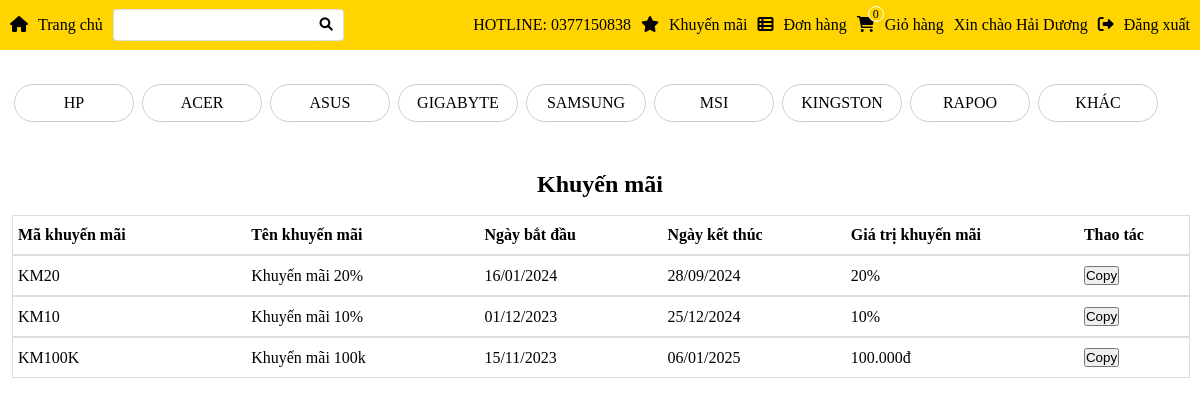
The app's page /webbanmaytinh/src/page/index.php?action=khuyenmai (signed in) with its own data.
### tables this page shows
CREATE TABLE IF NOT EXISTS `taikhoan` (
  `userName` varchar(50) NOT NULL,
  `password` varchar(50) NOT NULL,
  `hoTen` varchar(50) NOT NULL,
  `email` varchar(50) NOT NULL,
  `sdt` varchar(15) NOT NULL,
  `diachi` varchar(250) NOT NULL,
  `maCV` varchar(50) NOT NULL,
  `maKM` varchar(50) DEFAULT NULL,
  PRIMARY KEY (`userName`),
  UNIQUE KEY `hoTen` (`hoTen`),
  KEY `PK_TK_CV` (`maCV`)
);

CREATE TABLE IF NOT EXISTS `nhasanxuat` (
  `maNhaSanXuat` varchar(50) NOT NULL,
  `tenNhaSanXuat` varchar(50) NOT NULL,
  `truSoChinh` varchar(250) NOT NULL,
  PRIMARY KEY (`maNhaSanXuat`)
);

CREATE TABLE IF NOT EXISTS `khuyenmai` (
  `maKhuyenMai` varchar(50) NOT NULL,
  `tenKhuyenMai` varchar(50) NOT NULL,
  `ngayBatDau` date DEFAULT NULL,
  `ngayKetThuc` date DEFAULT NULL,
  `maLKM` varchar(50) NOT NULL,
  `giaTriKhuyenMai` double NOT NULL,
  PRIMARY KEY (`maKhuyenMai`),
  KEY `PK_KM_LKM` (`maLKM`)
);

### webbanmaytinh/src/page/modules/khuyenmai/hienthi.php (the view, shortened to what this page needs)
<?php
include '../db/connect.php';
?>
<div class="tiltle">
    <p class="content-title">Khuyến mãi</p>
</div>
<table class="cart">
    <tr class="cart-list">
        <td class="cart-item width150"><b>Mã khuyến mãi</b> </td>
        <td class="cart-item width150"><b>Tên khuyến mãi</b></td>
        <td class="cart-item width100"><b>Ngày bắt đầu</b></td>
        <td class="cart-item width100"><b>Ngày kết thúc</b></td>
        <td class="cart-item width150"><b>Giá trị khuyến mãi</b></td>
        <td class="cart-item width100"><b>Thao tác</b></td>
    </tr>
    <?php
    $sql = "SELECT maKhuyenMai,tenKhuyenMai,ngayBatDau,ngayKetThuc,giaTriKhuyenMai,maLKM
        from khuyenmai where DATEDIFF(ngayKetThuc,CURDATE()) >= 0 ORDER BY ngayBatDau DESC";
    $result = mysqli_query($conn, $sql);
    while ($row = mysqli_fetch_array($result)) {
    ?>
        <tr class="cart-list">
            <td class="cart-item width150"><?php echo $row['maKhuyenMai'] ?></td>
            <td class="cart-item width150"><?php echo $row['tenKhuyenMai'] ?></td>
            <td class="cart-item width100"><?php echo date("d/m/Y", strtotime($row['ngayBatDau'])) ?></td>
            <td class="cart-item width100"><?php echo date("d/m/Y", strtotime($row['ngayKetThuc'])) ?></td>
            <td class="cart-item width150">
                <?php if ($row['maLKM'] == "KM1") {
                    echo number_format($row['giaTriKhuyenMai'], $decimals = 0, $dec_point = ',', $thousand_sep = '.') . 'đ';
                } else {
                    echo $row['giaTriKhuyenMai'] . '%';
                }
                ?>
            </td>
            <td class="cart-item width100">
                <button onclick="copyToClipboard('<?php echo $row['maKhuyenMai'] ?>')">Copy</button>
            </td>
        </tr>
    <?php
    }
    ?>
</table>

### webbanmaytinh/src/page/modules/menu.php (shortened to what this page needs)
<div class="menu">
    <div class="menu-content-left">
        <ul class="menu-list">
            <li class="menu-item"><a class="menu-link" href="./index.php"><i class="menu-icon fa-solid fa-house"></i>Trang chủ</a></li>
            <li class="menu-item">
                <form class="menu-search" action="./index.php?action=search" method="POST">
                    <input class="search" type="text" name="text" value="<?php $value = isset($_POST['text']) ? $_POST['text'] : "";
                                                                            echo $value ?>">
                    <button class="btn-search" type="submit" name="search">
                        <i class="menu-icon fa-solid fa-magnifying-glass"></i>
                    </button>
                </form>
            </li>
        </ul>
    </div>
    <div class="menu-content-right">
        <ul class="menu-list">
            <li class="menu-item"><a>HOTLINE: 0377150838</a></li>
            <li class="menu-item"><a class="menu-link" href="./index.php?action=khuyenmai"><i class="menu-icon fa-solid fa-star"></i>Khuyến mãi</a></li>
            <li class="menu-item"><a class="menu-link" href="./index.php?action=xemdonhang"><i class="menu-icon fa-solid fa-table-list"></i>Đơn hàng</a></li>
            <li class="menu-item" style="position:relative"><a class="menu-link" href="./index.php?action=xemgiohang"><i class="menu-icon fa-solid fa-cart-shopping"></i>Giỏ hàng</a>
                <div style="position: absolute;right: 60px;top: 6px;z-index: 2;width: 14px;height: 14px;text-align: center;border-radius: 50%;background-color: #ffd400;border: #fff solid 1px;font-size: 12px;">
                    <?php
                    if (isset($_SESSION['dangnhap'])) {
                        $id_user = $_SESSION['dangnhap'];
                        if (isset($_SESSION["cart$id_user"])) {
                            $arr = $_SESSION["cart$id_user"];
                            echo count($arr);
                        } else {
                            echo 0;
                        }
                    } else if (isset($_SESSION["cart"])) {
                        $arr = $_SESSION["cart"];
                        echo count($arr);
                    } else {
                        echo 0;
                    }
                    ?></div>
            </li>
            <?php
            include './../db/connect.php';
            if (isset($_SESSION['dangnhap'])) {
                $username = $_SESSION['dangnhap'];
                $sql = "SELECT hoTen from taikhoan where userName like '$username'";
                $result = mysqli_query($conn, $sql);
                $row = mysqli_fetch_array($result);
            ?>
                <li class="menu-item info">Xin chào <?php echo $row['hoTen'] ?>
                </li>
                <li class="menu-item"><a class="menu-link" href="./modules/quanlythongtin/dangxuat?action=dangxuat"><i class="menu-icon fa-solid fa-right-from-bracket"></i>Đăng xuất </a></li>
            <?php
            } else { ?>
                <li class="menu-item"><a class="menu-link" href="./index.php?action=register"><i class="menu-icon fa-solid fa-pen-to-square"></i>Đăng ký</a></li>
                <li class="menu-item"><a class="menu-link" href="./index.php?action=login"><i class="menu-icon fa-solid fa-user"></i>Đăng nhập</a></li>
            <?php
            }
            ?>
        </ul>
    </div>
</div>

### webbanmaytinh/src/page/modules/sidebar.php (shortened to what this page needs)
<?php
include './../db/connect.php';
?>
<div class="sidebar">
    <ul class="sidebar-list">
        <?php
        $sql = "SELECT maNhaSanXuat,tenNhaSanXuat from nhasanxuat";
        $result = mysqli_query($conn, $sql);
        while ($row = mysqli_fetch_array($result)) { ?>
            <li class="sidebar-list-item"> <a class="sidebar-list-item-link" href="./index.php?action=nsx&&value=<?php echo $row['maNhaSanXuat'] ?>" <?php
                                                                                                                                                        ?>><?php echo $row['tenNhaSanXuat'] ?></a> </li>
        <?php
        }
        ?>
    </ul>
</div>

### webbanmaytinh/assets/css/style.css (style rules this page uses)
* { margin: 0; padding: 0; }
:root { --grid-column-2:16.6667%; --grid-column-10:83.3333%; }
a { text-decoration: none; color: black; }
ul { list-style-type: none; }
.menu { background-color: #ffd400; width: 100%; display: flex; flex-direction: row; justify-content: space-between; }
.menu .menu-content-left, .menu .menu-content-right { display: flex; align-items: center; }
.menu .menu-list { display: flex; flex-direction: row; list-style-type: none; }
.menu .menu-content-left .menu-item { display: flex; align-items: center; margin-left: 10px; }
.menu .menu-content-left .menu-search { position: relative; }
.menu .menu-content-left .search { border: 1px solid #ddd; border-radius: 4px; border-right: 1px solid #fff; border-top-right-radius:0px ; border-bottom-right-radius:0px ; line-height: 30px; padding-left: 5px; font-size: 15px; outline: #fff; }
.menu .menu-content-left .btn-search { background-color: #fff; line-height: 30px; outline: #fff; border: 1px solid #ddd; border-left:1px solid #fff ; border-right: 1px solid #ddd; border-top-right-radius:4px ; border-bottom-right-radius:4px ; position: absolute; right: -25px; }
.menu .menu-content-right .menu-item { display: flex; align-items: center; margin-right: 10px; position: relative; }
.menu-link { line-height: 50px; }
.menu-icon { margin-right: 10px; }
.main .sidebar { margin: 0 10px; }
.main .sidebar .sidebar-list { display: flex; flex-direction: row; margin-bottom: 30px; }
.main .sidebar .sidebar-list-item { display: block; width: 10%; border: 1px solid #ccc; margin: 4px; border-radius: 20px; }
.main .sidebar .sidebar-list-item-link { display: block; text-align: center; line-height: 36px; }
.main .content table { width: 100%; }
.main .content .content-title { display: flex; justify-content: center; width: 250px; margin: 5px auto; font-size: 24px; font-weight: 600; padding: 10px 0; }
.cart { width: 100%; margin-bottom: 10px; }
.cart .cart-list { width: 100%; display: flex; align-items: center; justify-content: space-between; margin-right: 5px; border: 1px solid #ddd; }
.cart .cart-item { padding: 10px 5px; }
.main .content .cart-item.width100 { width: 100px; }
.main .content .cart-item.width150 { width: 150px; }

### records on screen
taikhoan: hoTen "Hải Dương"
nhasanxuat: tenNhaSanXuat "HP"
nhasanxuat: tenNhaSanXuat "ACER"
nhasanxuat: tenNhaSanXuat "ASUS"
nhasanxuat: tenNhaSanXuat "GIGABYTE"
nhasanxuat: tenNhaSanXuat "SAMSUNG"
nhasanxuat: tenNhaSanXuat "MSI"
nhasanxuat: tenNhaSanXuat "KINGSTON"
nhasanxuat: tenNhaSanXuat "RAPOO"
nhasanxuat: tenNhaSanXuat "KHÁC"
khuyenmai: maKhuyenMai "KM20", tenKhuyenMai "Khuyến mãi 20%", ngayBatDau "16/01/2024", ngayKetThuc "28/09/2024", giaTriKhuyenMai "20"
khuyenmai: maKhuyenMai "KM10", tenKhuyenMai "Khuyến mãi 10%", ngayBatDau "01/12/2023", ngayKetThuc "25/12/2024", giaTriKhuyenMai "10"
khuyenmai: maKhuyenMai "KM100K", tenKhuyenMai "Khuyến mãi 100k", ngayBatDau "15/11/2023", ngayKetThuc "06/01/2025", giaTriKhuyenMai "100.000"
